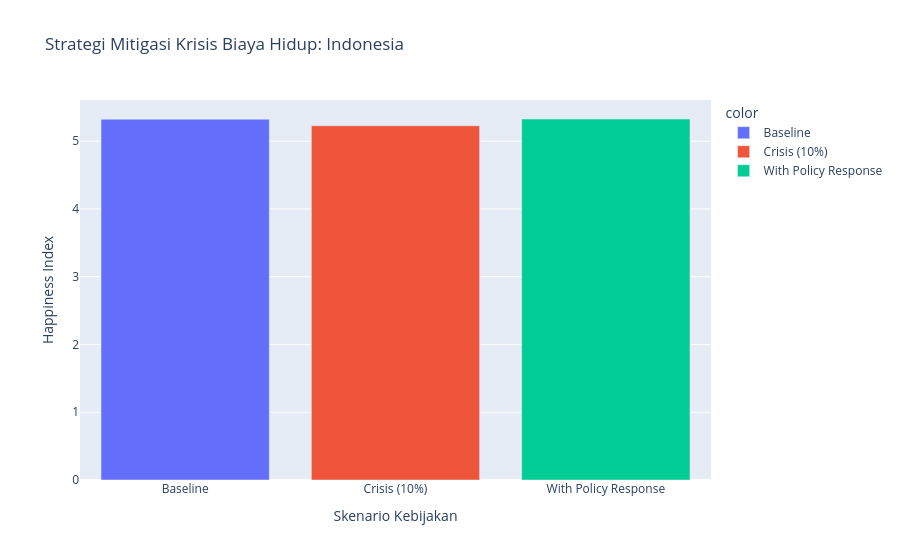

The cell this chart's notebook holds for it:
### Markdown cell above
## 🔬 Studi Kasus: Krisis Biaya Hidup (Simulasi Perencanaan)

Mendemonstrasikan **Fase Perencanaan** di mana pemerintah mensimulasikan dampak kenaikan harga barang (inflasi) dan mencari solusi bantalan sosial (Social Safety Net) yang paling efektif.

### Code cell
def simulasi_krisis_inflasi(country_name, inflation_rate=0.10):
    """
    Simulasi krisis: Penurunan daya beli (GDP) akibat inflasi.
    """
    # 1. Data Baseline
    current = df[df['Country name'] == country_name][features].copy()
    baseline_pred = final_model.predict(current)[0]
    
    # 2. Skenario Krisis (GDP turun karena daya beli melemah)
    crisis = current.copy()
    crisis['Logged GDP per capita'] *= (1 - inflation_rate)
    crisis_pred = final_model.predict(crisis)[0]
    
    # 3. Intervensi Kebijakan (Cari tambahan Social Support yang dibutuhkan)
    # Kita coba naikkan social support sampai kebahagiaan kembali ke baseline
    intervention = crisis.copy()
    required_boost = 0.0
    current_pred = crisis_pred
    
    while current_pred < baseline_pred and intervention['Social support'].values[0] < 1.0:
        required_boost += 0.01
        intervention['Social support'] = np.clip(current.values[0][1] + required_boost, 0, 1)
        current_pred = final_model.predict(intervention)[0]
        if required_boost > 0.5: break # Limit
        
    print(f"=== Analisis Strategis Krisis Biaya Hidup ({country_name}) ===")
    print(f"1. Prediksi Awal (Normal)     : {baseline_pred:.2f}")
    print(f"2. Prediksi Pasca Inflasi {inflation_rate*100:.0f}%: {crisis_pred:.2f} (Penurunan: {baseline_pred-crisis_pred:.2f})")
    print(f"3. Rekomendasi Solusi         : Booster 'Social Support' sebesar +{required_boost:.2f}")
    print(f"4. Hasil Akhir (Intervensi)   : {current_pred:.2f}")
    
    # Visualisasi Skenario
    scenarios = ['Baseline', f'Crisis ({inflation_rate*100:.0f}%)', 'With Policy Response']
    scores = [baseline_pred, crisis_pred, current_pred]
    fig = px.bar(x=scenarios, y=scores, color=scenarios, 
                 title=f"Strategi Mitigasi Krisis Biaya Hidup: {country_name}",
                 labels={'x': 'Skenario Kebijakan', 'y': 'Happiness Index'})
    fig.show()

# Jalankan simulasi untuk Indonesia dengan asumsi inflasi 10%
simulasi_krisis_inflasi('Indonesia', inflation_rate=0.10)

### Figure 1 — Plotly figure (JSON) as saved in the notebook; plotly's stock layout.template omitted (floating-point values rounded to 4 significant figures)
{"data": [{"hovertemplate": "color=Baseline<br>Skenario Kebijakan=%{x}<br>Happiness Index=%{y}<extra></extra>", "legendgroup": "Baseline", "marker": {"color": "#636efa", "pattern": {"shape": ""}}, "name": "Baseline", "orientation": "v", "showlegend": true, "textposition": "auto", "type": "bar", "x": ["Baseline"], "xaxis": "x", "y": [5.324], "yaxis": "y"}, {"hovertemplate": "color=Crisis (10%)<br>Skenario Kebijakan=%{x}<br>Happiness Index=%{y}<extra></extra>", "legendgroup": "Crisis (10%)", "marker": {"color": "#EF553B", "pattern": {"shape": ""}}, "name": "Crisis (10%)", "orientation": "v", "showlegend": true, "textposition": "auto", "type": "bar", "x": ["Crisis (10%)"], "xaxis": "x", "y": [5.228], "yaxis": "y"}, {"hovertemplate": "color=With Policy Response<br>Skenario Kebijakan=%{x}<br>Happiness Index=%{y}<extra></extra>", "legendgroup": "With Policy Response", "marker": {"color": "#00cc96", "pattern": {"shape": ""}}, "name": "With Policy Response", "orientation": "v", "showlegend": true, "textposition": "auto", "type": "bar", "x": ["With Policy Response"], "xaxis": "x", "y": [5.328], "yaxis": "y"}], "layout": {"barmode": "relative", "legend": {"title": {"text": "color"}, "tracegroupgap": 0}, "title": {"text": "Strategi Mitigasi Krisis Biaya Hidup: Indonesia"}, "xaxis": {"anchor": "y", "domain": [0, 1], "title": {"text": "Skenario Kebijakan"}}, "yaxis": {"anchor": "x", "domain": [0, 1], "title": {"text": "Happiness Index"}}}}
